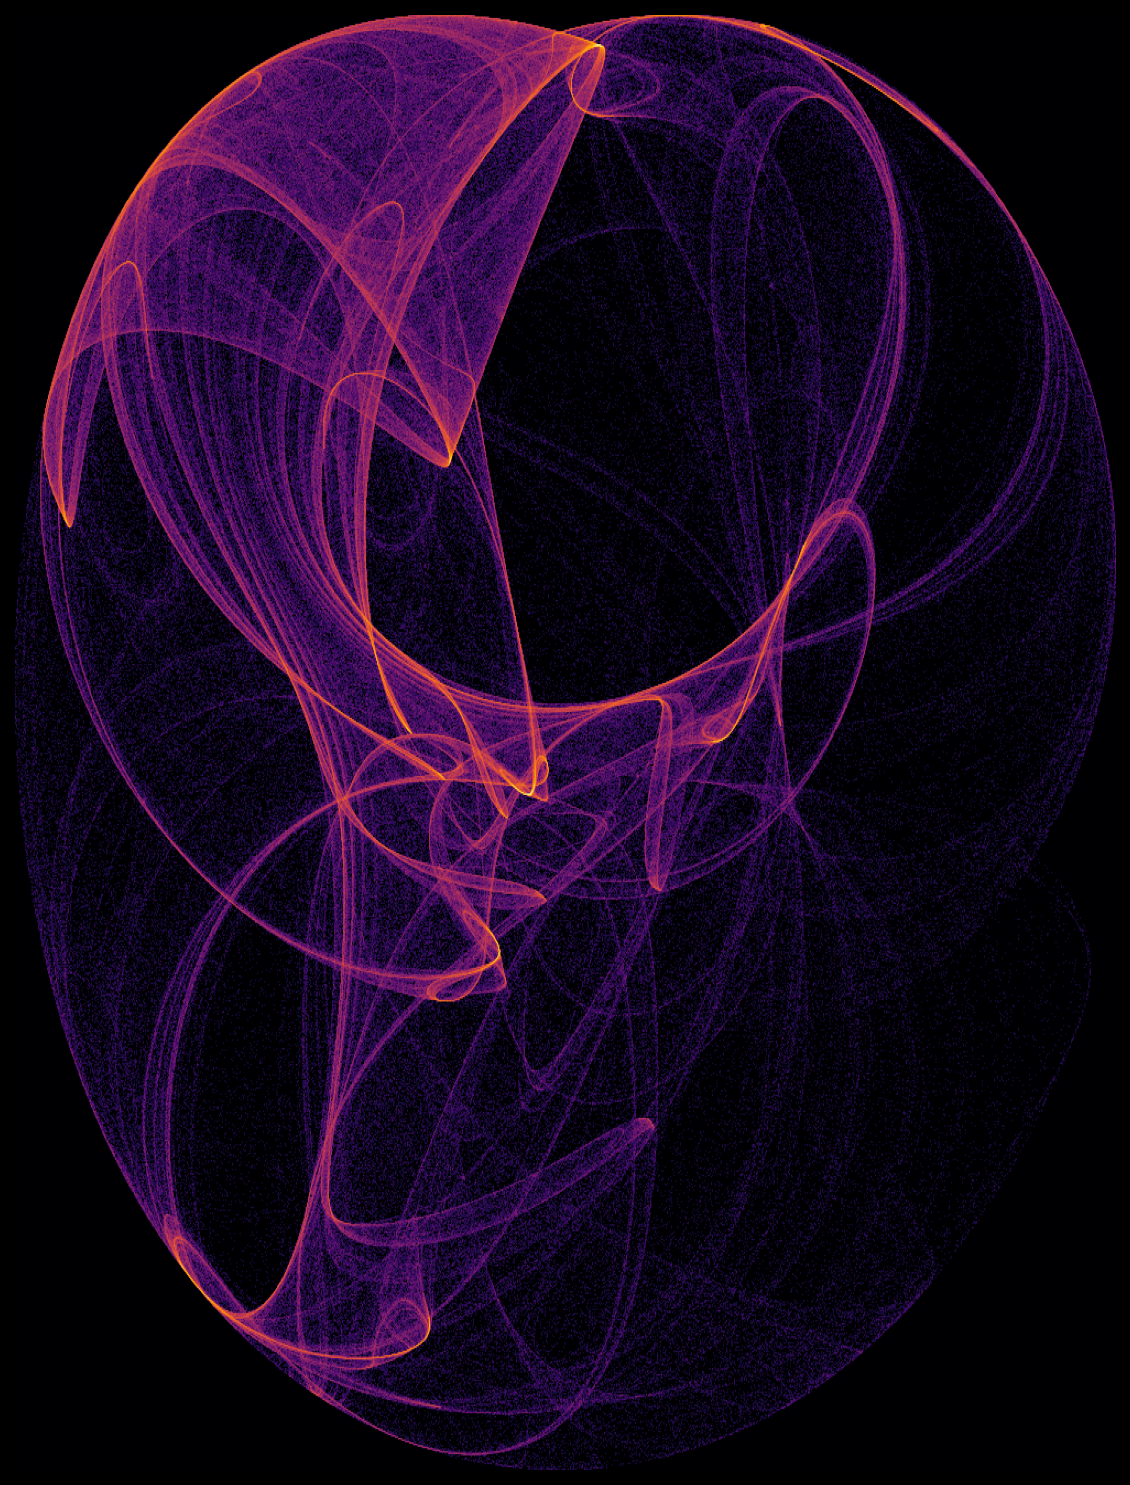

Here is the Python script that generated this plot:
# /// script
# requires-python = ">=3.10"
# dependencies = ["matplotlib", "numpy"]
# ///
"""Clifford strange attractor: x,y = sin(a*y) + c*cos(a*x), sin(b*x) + d*cos(b*y)."""
import numpy as np
import matplotlib.pyplot as plt

def clifford(a, b, c, d, n=2_000_000):
    xs = np.empty(n); ys = np.empty(n)
    x, y = 0.1, 0.0
    for i in range(n):
        x, y = np.sin(a * y) + c * np.cos(a * x), np.sin(b * x) + d * np.cos(b * y)
        xs[i] = x; ys[i] = y
    return xs, ys

def render():
    # try also: (-1.7, 1.8, -1.9, -0.4), (-1.4, 1.6, 1.0, 0.7)
    a, b, c, d = -1.8, -2.0, -0.5, -0.9
    xs, ys = clifford(a, b, c, d)

    # 2D histogram → density image (much faster than scatter)
    h, xe, ye = np.histogram2d(xs, ys, bins=1000)
    h = np.log1p(h)  # log-scale density for visual range

    fig, ax = plt.subplots(figsize=(10, 10), facecolor='black')
    ax.imshow(h.T, origin='lower', cmap='inferno',
              extent=[xe[0], xe[-1], ye[0], ye[-1]])
    ax.axis('off')
    plt.tight_layout()
    plt.savefig('clifford.png', dpi=150, bbox_inches='tight', facecolor='black')
    plt.show()

if __name__ == '__main__':
    render()
